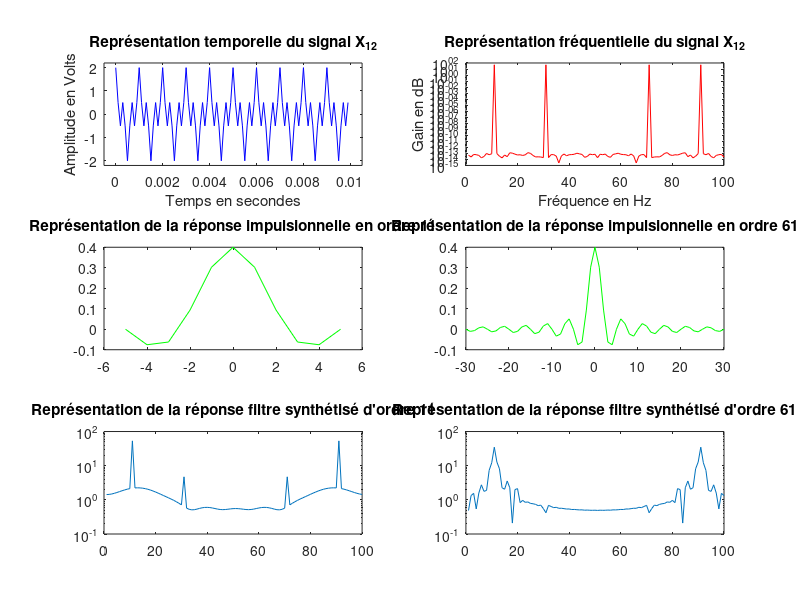

MATLAB code for this plot:
%% 1)Generation du signal à filtrer

% Données du sujet :
f_1 = 1000;
f_2 = 3000;
A = 1;
Fe = 10000;
N = 100;
Te = 1/Fe;
f_c = 2000;

%% Question1

% Générer N = 100 échantillons d'une somme de deux cosinus d'amplitude 1 V, et
% de frequences f_1 = 1000 Hz, et f_2 = 3000 Hz, échantillonés à Fe =
% 10000 Hz

% Générons le tableau des indices temporels T_12, et les signaux X_1, X_2

T_12 = 0:Te:(N-1)*Te;

X_1 = A*cos(2*pi*f_1*T_12);
X_2 = A*cos(2*pi*f_2*T_12);

% Ainsi le signal somme X_1 et X_2, X_12 est :

X_12 = X_1 + X_2;

%% Question2

% Tracer le signal obtenu en échelle temporelle
% Tracer les deux autres signaux au dessus en commentaires pour la suite

subplot(3,2,1);

%plot(T_12,X_1,'b')
%hold on
%plot(T_12,X_2,'r')
%hold on

plot(T_12,X_12,'b')

axis([-0.0005 0.0105 -2.2 2.2]);

%Nommer les axes
title('Représentation temporelle du signal X_1_2');
xlabel('Temps en secondes');
ylabel('Amplitude en Volts');

%% Question3

% Tracer une representation frequentielle du signal obtenu
TF_12 = fft(X_12);
aTF_12 = abs(TF_12);

subplot(3,2,2);

semilogy(aTF_12,'r')

%Nommer les axes
title('Représentation fréquentielle du signal X_1_2');
xlabel('Fréquence en Hz');
ylabel('Gain en dB');


%% 2)Synthèse du filtre passe-bas

%%  Question1

% La réponse impulsionnelle du filtre passe-bas qui ne laisse passer que le
% cosinus de fréquence f_1 = 1000 Hz est h = int Porte_f_c(f) * exp(j2pikf) * df de -f_0/2 à +f_0/2
% avec une fréquence de coupure f_c = 2000 Hz

I_5 = -5:5; % Intervalle discret
I_30 = -30:30;
h_5 = 2*f_c/Fe*sinc(2*I_5*(f_c/Fe)); % Réponse impulsionnelle ordre 11
h_30 = 2*f_c/Fe*sinc(2*I_30*(f_c/Fe)); % Réponse impulsionnelle ordre 61

%% Question2

% Tracer la réponse aux filtres d'ordre 11 et 61
subplot(3,2,3);

plot(I_5,h_5,'g')

%Nommer les axes
title("Représentation de la réponse impulsionnelle en ordre 11");

subplot(3,2,4);

plot(I_30,h_30,'g')

%Nommer les axes
title("Représentation de la réponse impulsionnelle en ordre 61");


%% Question3

% Estimez la réponse de fréquences des filtres d'ordre 11 et 61
Y_12_11 = filter(h_5,1,X_12);
Y_12_61 = filter(h_30,1,X_12);

TF_11 = fft(Y_12_11);

TF_61 = fft(Y_12_61);

aTF_11 = abs(TF_11);

aTF_61 = abs(TF_61);

subplot(3,2,5);

semilogy(aTF_11)

title("Représentation de la réponse filtre synthétisé d'ordre 11");

subplot(3,2,6);

semilogy(aTF_61)
title("Représentation de la réponse filtre synthétisé d'ordre 61");


